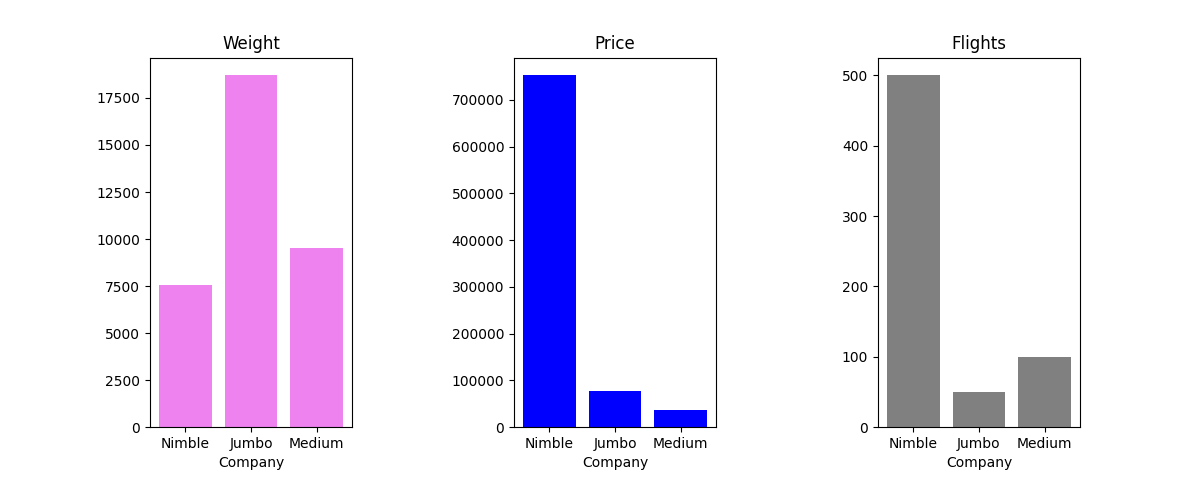

The script that saved this image:
import pandas as pd
from matplotlib import pyplot as plt
"""
Поля в данных: CARGO - авиакомпания, PRICE - стоимость груза на борту, WEIGHT - масса груза на борту.
Задача: посчитайте, сколько рейсов выполнила каждая авиакомпания, полную стоимость и полную массу перевезённых ей грузов.
Постройте график уместного вида с результатами.
"""
flights = pd.read_csv("flights.csv", index_col=0, sep=',')
companies = flights.CARGO.unique()
num_flights = pd.Series(dtype=int)
prices = pd.Series(dtype=int)
weights = pd.Series(dtype=int)

for company in companies:
    num_flights[company] = (flights['CARGO'] == company).sum()
    prices[company] = flights.loc[flights['CARGO'] == company, 'PRICE'].sum()
    weights[company] = flights.loc[flights['CARGO'] == company, 'WEIGHT'].sum()

print("Num of flights for each company:")
print(num_flights.to_string())
print("\nFull price of cargo for each company:")
print(prices.to_string())
print("\nFull weight of cargo for each company:")
print(weights.to_string())

fig, ax = plt.subplots(1, 3)
plt.subplots_adjust(wspace=0.8)
fig.set_figwidth(12)

ax[0].bar(companies, weights, color='violet')
ax[0].set_title('Weight')
ax[0].set_xlabel('Company')

ax[1].bar(companies, prices, color='blue')
ax[1].set_title('Price')
ax[1].set_xlabel('Company')

ax[2].bar(companies, num_flights, color='gray')
ax[2].set_title('Flights')
ax[2].set_xlabel('Company')

#plt.show()
plt.savefig('second_task.png')